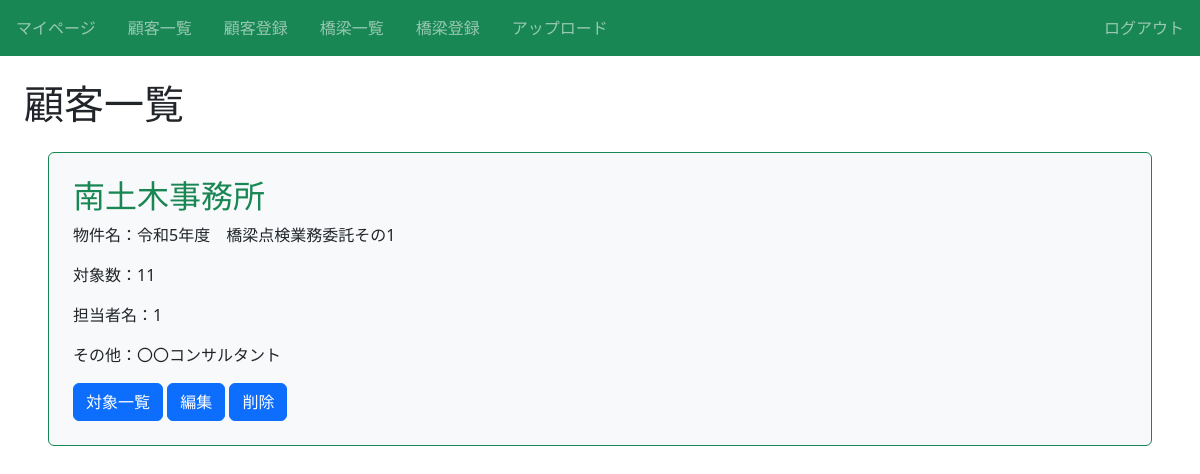
The app's page /article/2/detail/ (signed in), older data.
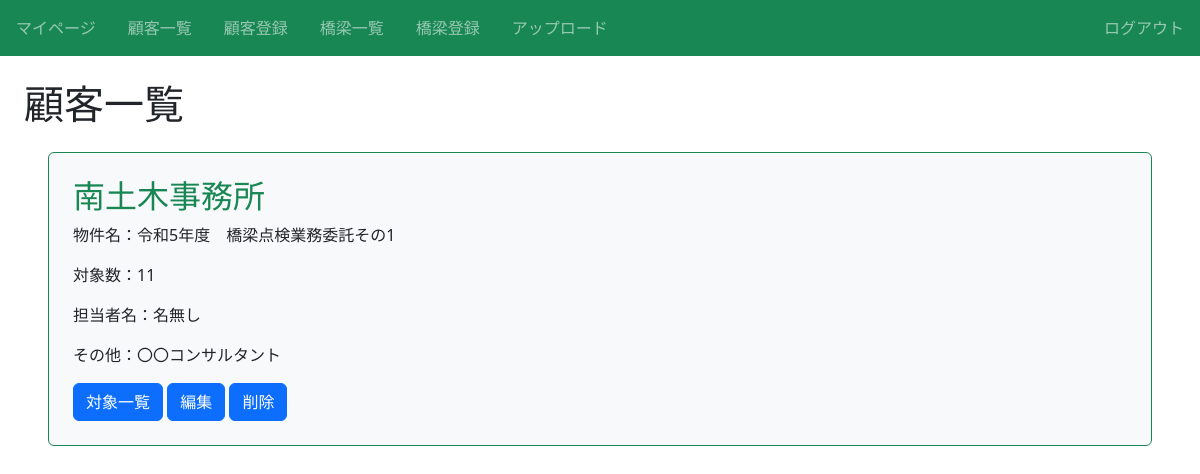
The same page, newer data.
### infra/models.py (models this page shows, shortened)
class Article(models.Model):
  title = models.CharField(max_length=100)# 顧客名
  article_name = models.CharField(max_length=100)# 物件名
  number = models.IntegerField()# 対象数
  manager = models.CharField(max_length=100)# 担当者名
  other = models.CharField(max_length=100)# その他
  category = models.CharField(max_length=100, choices = CATEGORY)# カテゴリ

### infra/views.py (the view)
# urls.py: path('article/<int:pk>/detail/', views.DetailArticleView.as_view(), name='detail-article'),
class DetailArticleView(LoginRequiredMixin, DetailView):
  template_name = 'infra/article_detail.html'
  model = Article

### infra/templates/infra/article_detail.html (shortened to what this page needs)
{% extends "base.html" %}
{% block h1 %}顧客一覧{% endblock %}
{% block content %}
  <div class="p-4 m-4 bg-light border border-success rounded">
    <h2 class="text-success">{{ object.article_name }}</h2>
      <p>物件名：{{ object.title }}</p>
      <p>対象数：{{ object.number }}</p>
      <p>担当者名：{{ object.manager }}</p>
      <p>その他：{{ object.other }}</p>
      <a href="{% url 'list-infra' %}" class="btn btn-primary">対象一覧</a>
      <a href="{% url 'update-article' object.pk %}" class="btn btn-primary">編集</a>
      <a href="{% url 'delete-article' object.pk %}" class="btn btn-primary">削除</a>
  </div>
{% endblock content %}

Row changes from the older to the newer data that the page shows:
changed Article "南土木事務所": manager "1" → "名無し"
